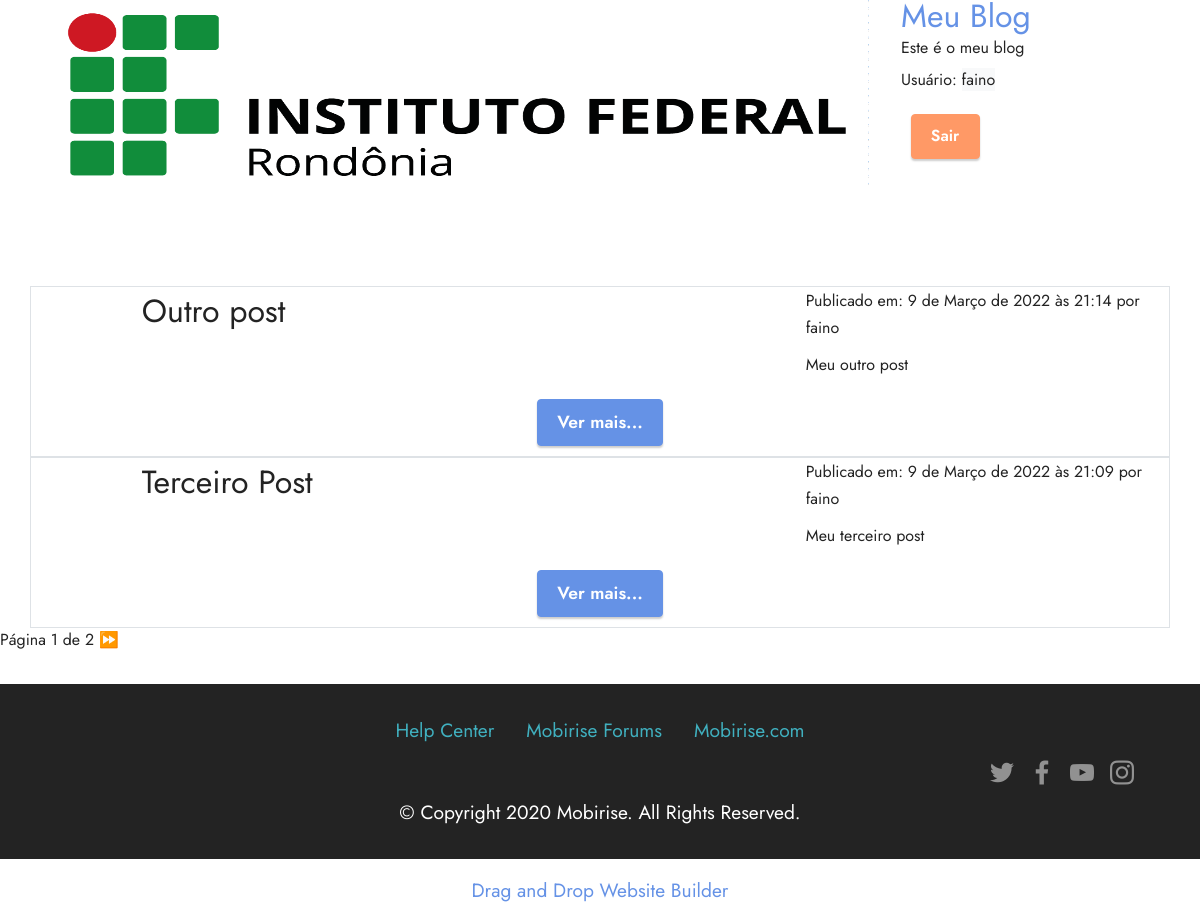
Screenshot of /listar/ (signed in) with the database file from the repository.
### postagens/models.py (models this page shows, shortened)
class Postagem(models.Model):
    objects = models.Manager()
    publicados = PostsPublicados()
    STATUS_CHOICES = (
        ('rascunho', 'Rascunho'),
        ('publicado', 'Publicado'),
    )
    titulo = models.CharField(max_length=100)
    slug = models.SlugField(max_length=100)
    corpo = models.TextField()
    publicado = models.DateTimeField(default=timezone.now)
    criado = models.DateTimeField(auto_now_add=True)
    status = models.CharField(max_length=9, choices=STATUS_CHOICES, default='rascunho')
    autor = models.ForeignKey(User, on_delete=models.CASCADE, related_name='post_autor')
    class Meta:
        verbose_name = 'Post'
        verbose_name_plural = 'Posts'
        ordering = ['-publicado']

### postagens/views.py (the view)
# urls.py: path('listar/', views.PostsListView.as_view(), name='listarposts'),
class PostsListView(ListView):
    template_name = 'postagens/listar.html'
    queryset = Postagem.objects.all()
    context_object_name = 'posts'
    paginate_by = 2

### postagens/templates/postagens/listar.html (shortened to what this page needs)
{% extends 'base.html' %}
{% load static %}
{% block conteudo%}
{% include 'includes/top.html' %}
<section data-bs-version="5.1" class="content10 cid-tzVgp39K95" id="content10-1">
    <div class="container">
        {% for p in posts %}
        <div class="row justify-content-center border border-ligth">
            <div class="col-8 col-md offset-1">
                <h6 class="mbr-section-subtitle mbr-fonts-style mb-4 display-5">
                    {{ p.titulo }}
                </h6>
            </div>
            <div class="col-md-8 col-lg-4">
                <p class="mbr-text mbr-fonts-style display-9">
                    Publicado em: {{ p.publicado }} por {{ p.autor }}
                </p>
                <p class="mbr-text mbr-fonts-style display-7">
                    {{ p.corpo|truncatewords:10|linebreaks }}
                </p>
            </div>
            <div class="mbr-section-btn align-center">
                    <a class="btn btn-primary display-4" href="{% url 'detalhepost' p.id p.slug %}">Ver mais...</a>
            </div>
        </div>
        {% empty %}
            <h2>Não existe nenhum post para listar!</h2>
        {% endfor %}
    </div>
    {% include 'includes/paginacao.html' with page=page_obj %}
</section>
{% endblock %}

### postagens/templates/includes/top.html
{% load static %}
<div class="container">
    <div class="row">
        <div class="col-9">
            <img src="{% static 'assets/images/logo-IFRO.png' %}" alt="logotipo"
                 height="80%">
        </div>
        <div class="col-3">
                <h2><a href="{% url 'home' %}">Meu Blog</a></h2>
                <p>Este é o meu blog</p>
                {% if user.is_anonymous %}
                <p>
                    <a href="{% url 'cadusuario' %}" class="btn btn-success">
                    Cadastrar
                    </a>
                    <a href="{% url 'loginuser' %}" class="btn btn-primary">
                    Logar
                    </a>
                </p>
            {% else %}
                <p>Usuário: <span class="bg-light">{{ user.username }}</span></p>
                <p><a class="btn btn-danger" href="{% url 'logoutuser' %}">Sair</a></p>
            {% endif %}
        </div>
    </div>
</div>

### postagens/static/assets/theme/css/style.css (style rules this page uses)
section { background-color: #ffffff; }
body { font-style: normal; line-height: 1.5; font-weight: 400; color: #232323; position: relative; }
section, .container, .container-fluid { position: relative; word-wrap: break-word; }
a { font-style: normal; font-weight: 400; cursor: pointer; }
a, a:hover { text-decoration: none; }
.mbr-section-subtitle { line-height: 1.3; }
.mbr-text { font-style: normal; line-height: 1.7; }
h1, h2, h3, h4, h5, h6, .display-1, .display-2, .display-4, .display-5, .display-7, span, p, a { line-height: 1; word-break: break-word; word-wrap: break-word; font-weight: 400; }
section { background-position: 50% 50%; background-repeat: no-repeat; background-size: cover; }
.align-center { text-align: center; }
img, iframe { display: block; width: 100%; }
.mbr-section-btn { margin-left: -0.6rem; margin-right: -0.6rem; font-size: 0; }
.btn { font-weight: 600; border-width: 1px; font-style: normal; margin: 0.6rem 0.6rem; white-space: normal; transition: all 0.2s ease-in-out; display: inline-flex; align-items: center; justify-content: center; word-break: break-word; }
.row { display: -webkit-flex; -webkit-flex-wrap: wrap; }
.justify-content-center { -webkit-justify-content: center; }
html, body { height: auto; min-height: 100vh; }
.mb-4 { margin-bottom: 2rem !important; }
@media (min-width: 992px) { .container { padding-left: 16px; padding-right: 16px; } }
@media (min-width: 992px) { .row { margin-left: -16px; margin-right: -16px; } }
@media (min-width: 992px) { .row > [class*=col] { padding-left: 16px; padding-right: 16px; } }

### postagens/static/assets/mobirise/css/mbr-additional.css (style rules this page uses)
body { font-family: Jost; }
.display-4 { font-family: 'Jost', sans-serif; font-size: 1.1rem; line-height: 1.5; }
.display-5 { font-family: 'Jost', sans-serif; font-size: 2rem; line-height: 1.5; }
.display-7 { font-family: 'Jost', sans-serif; font-size: 1.2rem; line-height: 1.5; }
.btn { padding: 0.6rem 1.2rem; border-radius: 4px; }
.btn-primary, .btn-primary:active { background-color: #6592e6 !important; border-color: #6592e6 !important; color: #ffffff !important; box-shadow: 0 2px 2px 0 rgba(0, 0, 0, 0.2); }
.btn-danger, .btn-danger:active { background-color: #ff9966 !important; border-color: #ff9966 !important; color: #ffffff !important; box-shadow: 0 2px 2px 0 rgba(0, 0, 0, 0.2); }
a, a:hover { color: #6592e6; }
body { overflow-x: hidden; }
a { transition: color 0.6s; }
.cid-tzVgp39K95 { padding-top: 3rem; padding-bottom: 2rem; background-color: #ffffff; }

### rows the page displays
Postagem: titulo "Outro post", publicado "9 de Março de 2022 às 21:14", autor "faino", corpo "Meu outro post"
Postagem: titulo "Terceiro Post", publicado "9 de Março de 2022 às 21:09", autor "faino", corpo "Meu terceiro post"

### other values shown
{{ user.username }} "faino"
{{ page.number }} "1"
{{ page.paginator.num_pages }} "2"
